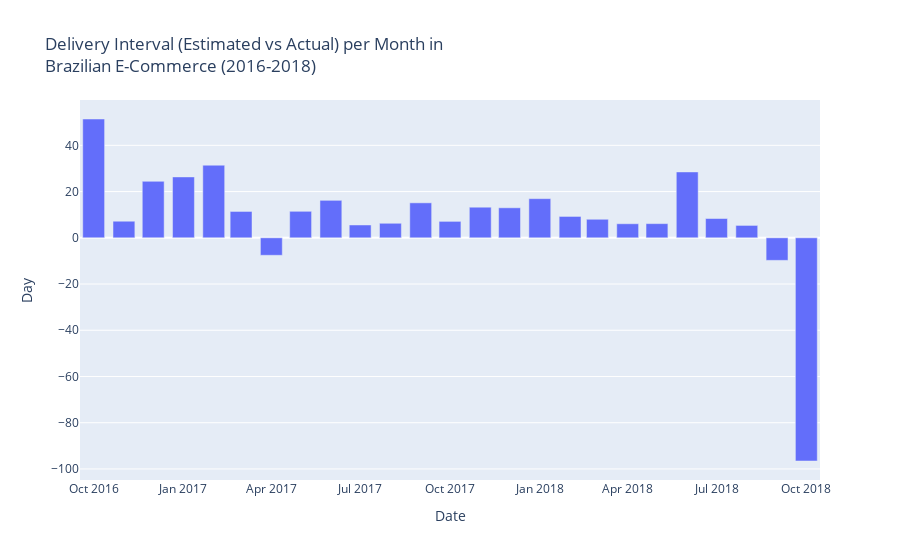

This figure's notebook cell:
### Code cell
# Plotting Delivery Interval (Estimated vs Actual) per Month data 
fig6 = px.bar(r8, x="Date", y="Day", orientation='v', title='Delivery Interval (Estimated vs Actual) per Month in<br>Brazilian E-Commerce (2016-2018)')
fig6.show()

### Figure 1 — Plotly figure (JSON) as saved in the notebook; plotly's stock layout.template omitted (floating-point values rounded to 4 significant figures)
{"data": [{"alignmentgroup": "True", "hovertemplate": "Date=%{x}<br>Day=%{y}<extra></extra>", "legendgroup": "", "marker": {"color": "#636efa"}, "name": "", "offsetgroup": "", "orientation": "v", "showlegend": false, "textposition": "auto", "type": "bar", "x": [null, "2016-10", "2016-11", "2016-12", "2017-01", "2017-02", "2017-03", "2017-04", "2017-05", "2017-06", "2017-07", "2017-08", "2017-09", "2017-10", "2017-11", "2017-12", "2018-01", "2018-02", "2018-03", "2018-04", "2018-05", "2018-06", "2018-07", "2018-08", "2018-09", "2018-10"], "xaxis": "x", "y": [null, 51.39, 7.171, 24.43, 26.34, 31.41, 11.4, -7.568, 11.46, 16.21, 5.543, 6.282, 15.13, 7.107, 13.23, 12.98, 16.93, 9.238, 8.016, 6.075, 6.127, 28.5, 8.339, 5.356, -9.76, -96.56], "yaxis": "y"}], "layout": {"barmode": "relative", "legend": {"tracegroupgap": 0}, "title": {"text": "Delivery Interval (Estimated vs Actual) per Month in<br>Brazilian E-Commerce (2016-2018)"}, "xaxis": {"anchor": "y", "domain": [0, 1], "title": {"text": "Date"}}, "yaxis": {"anchor": "x", "domain": [0, 1], "title": {"text": "Day"}}}}
